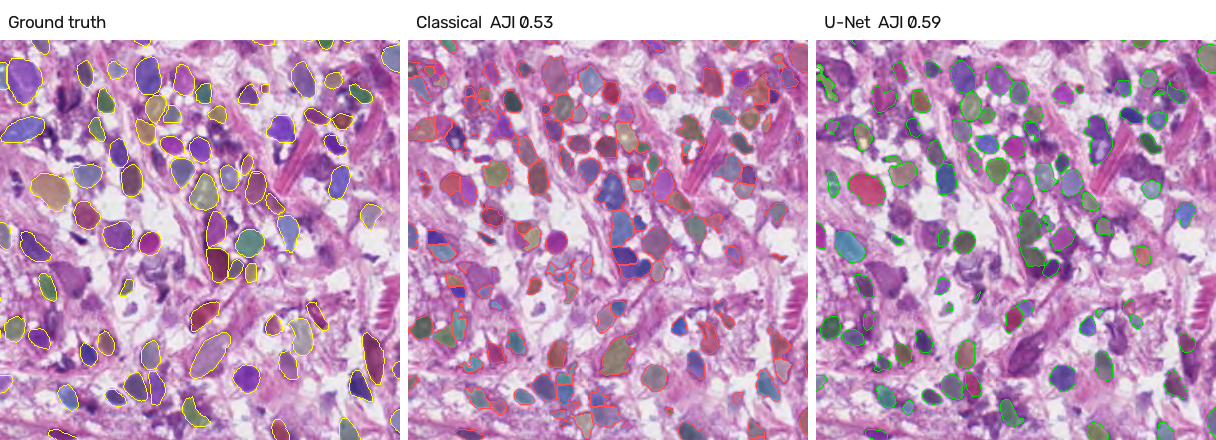
#> input picture assets/compare.png, 1216 x 440 px
$ python -i baseline.py   (imports and definitions only)
#> lines starting #> are read from the running program, lines starting #| are printed output that depends on the picture
### nucleiscope/stain.py
"""H&E stain handling: Macenko normalization and HED-space augmentation.

Slides from different labs/scanners have very different colours. Normalizing to
a reference stain (Macenko et al., 2009) and jittering stain concentrations
during training are the two standard ways to make a model robust to that.
"""
import numpy as np

# Ruifrok & Johnston H&E-DAB stain vectors (rows = H, E, DAB), OD space
HED = np.array([[0.65, 0.70, 0.29],
                [0.07, 0.99, 0.11],
                [0.27, 0.57, 0.78]])
HED = HED / np.linalg.norm(HED, axis=1, keepdims=True)
HED_INV = np.linalg.inv(HED)


def to_od(img):
    return -np.log((img.astype(np.float32) + 1) / 256)


def from_od(od):
    return np.clip(256 * np.exp(-od) - 1, 0, 255).astype(np.uint8)


# [7 lines left out: function hed_jitter, not called in this run]


def hematoxylin(img):
    """Hematoxylin (nuclear stain) concentration map, used for morphometry."""
    c = to_od(img).reshape(-1, 3) @ HED_INV
    return c[:, 0].reshape(img.shape[:2])


class Macenko:
    """Macenko stain normalizer. fit() on a reference tile, then transform()."""

    # [38 lines left out: functions __init__, _stains, fit, transform, not called in this run]

### nucleiscope/baseline.py
"""Classical (no deep learning) baseline: colour deconvolution + Otsu + watershed.

Kept so the deep model has something honest to beat, and because it is the
right first thing to try on a new stain/tissue before any labels exist.
"""
import numpy as np
from scipy import ndimage as ndi
from skimage.feature import peak_local_max
from skimage.filters import gaussian, threshold_otsu
from skimage.segmentation import watershed

from .post import drop_small, relabel
from .stain import hematoxylin


def segment(img, min_size=30, min_dist=5):
    h = gaussian(hematoxylin(img), 1)
    mask = h > threshold_otsu(h)
    mask = ndi.binary_opening(mask, iterations=1)
    mask = ndi.binary_fill_holes(mask)
    dist = ndi.distance_transform_edt(mask)
    pk = peak_local_max(dist, min_distance=min_dist, labels=ndi.label(mask)[0], exclude_border=False)
    markers = np.zeros(mask.shape, np.int32)
    markers[tuple(pk.T)] = np.arange(1, len(pk) + 1)
    lab = watershed(-dist, markers, mask=mask)
    return relabel(drop_small(lab, min_size))

>>> import cv2
>>> picture = cv2.imread('../assets/compare.png', cv2.IMREAD_GRAYSCALE)
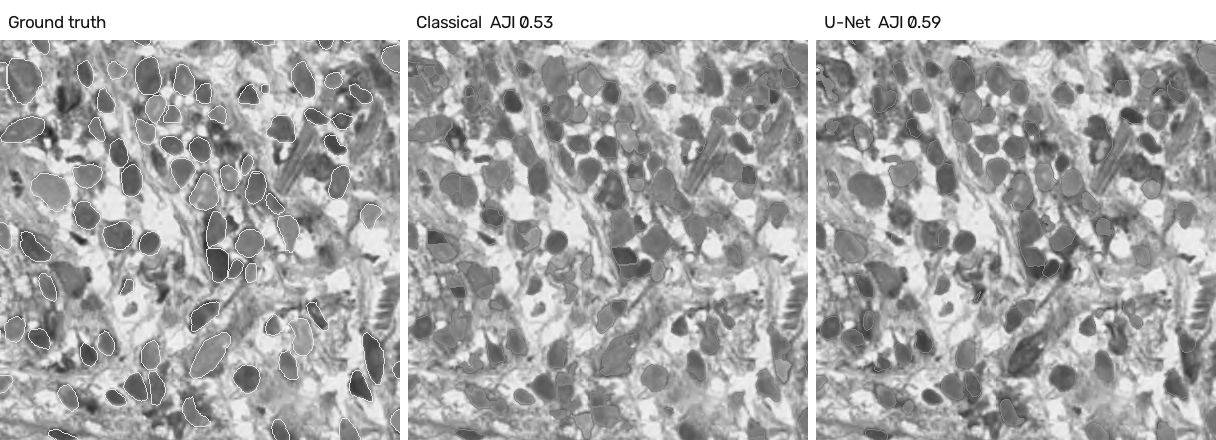
#> picture: shape (440, 1216); min 20, max 255, mean 170.7
>>> result = segment(picture)
#> in to_od, `return -np.log((img.astype(np.float32) + 1) / 256)`:
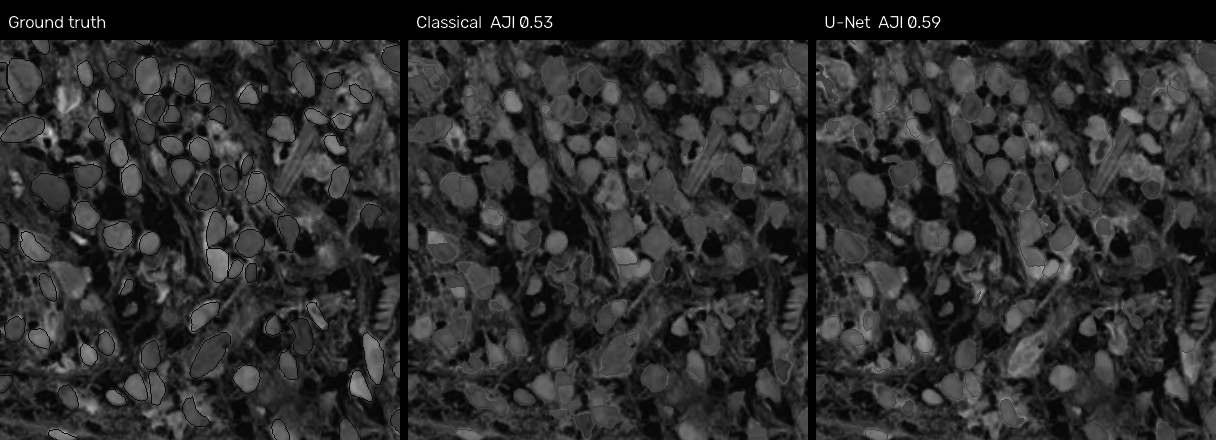
#> returned value: shape (440, 1216) float32; min 0, max 2.5, mean 0.444; drawn with min black and max white
#> (the run stopped early here; a loop or call above may not have finished)
